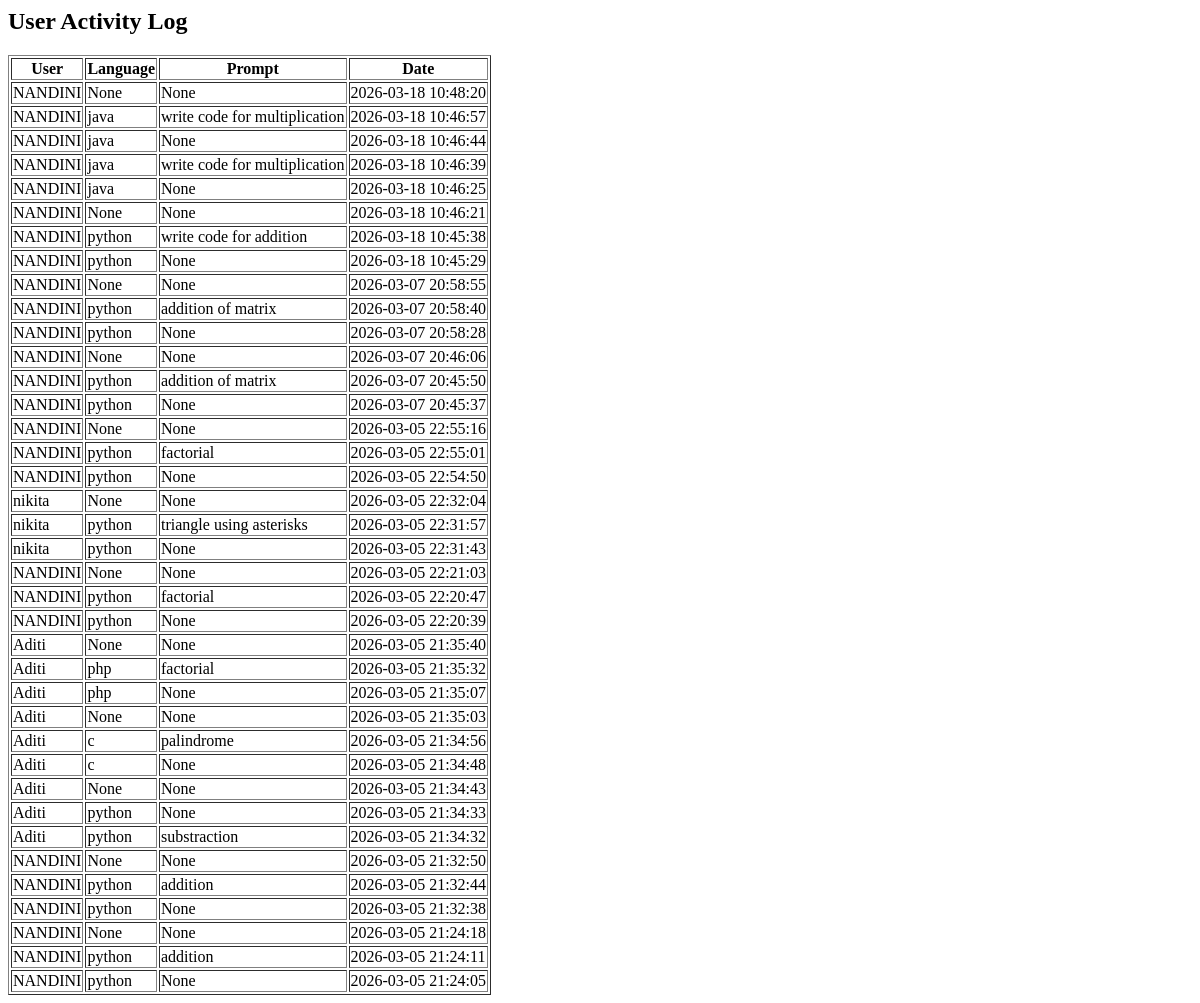
The page /admin/history on the database as committed earlier.
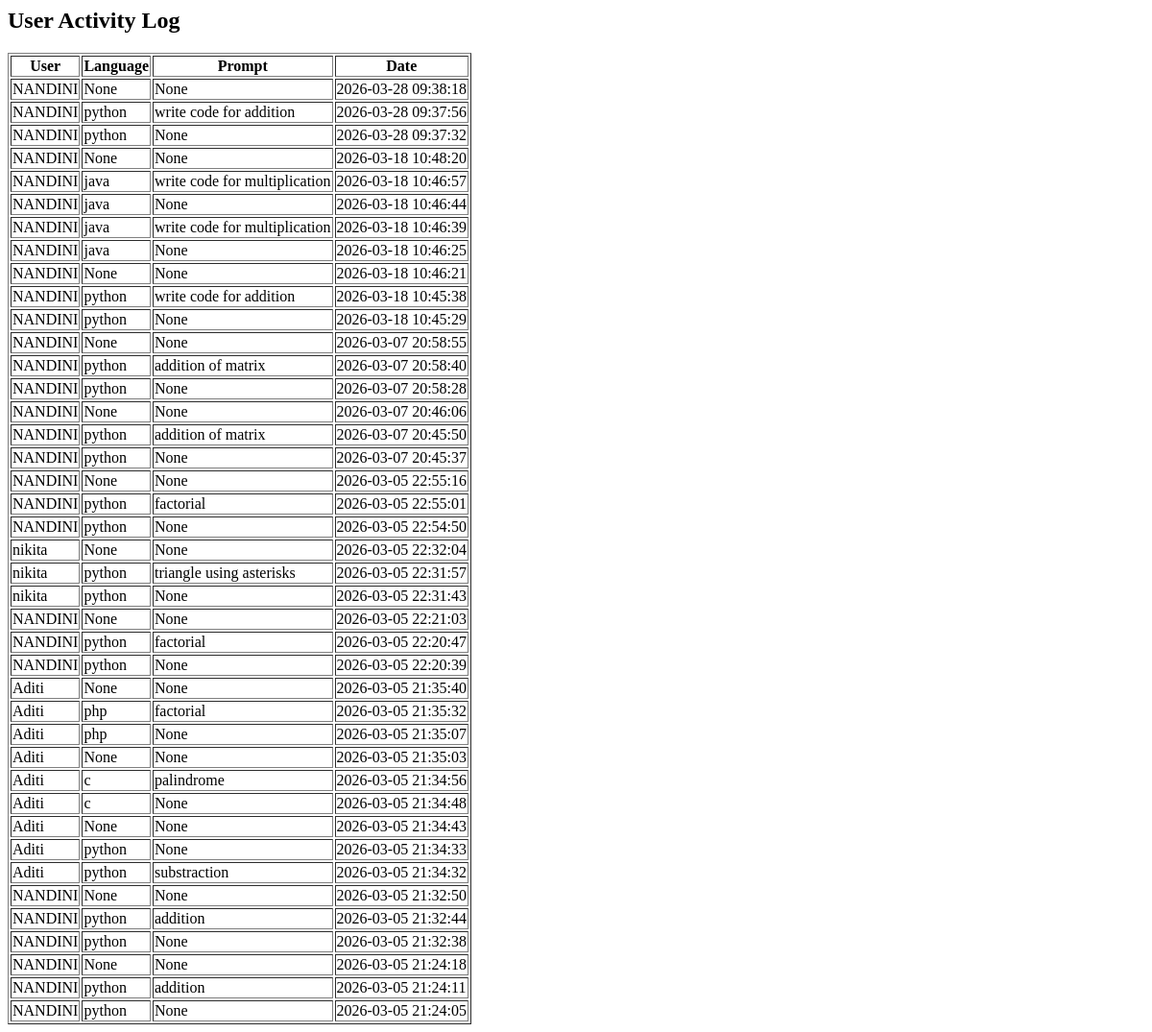
The same page on the database as committed later.
### tables this page shows
CREATE TABLE history (
            id INTEGER PRIMARY KEY AUTOINCREMENT,
            username TEXT,
            language TEXT,
            prompt TEXT,
            code TEXT,
            explanation TEXT,
            example TEXT,
            date TEXT
        );

### CodeGenie AI/app.py (the view)
@app.route("/admin/history")
def admin_history():
    conn = sqlite3.connect("database.db")
    cursor = conn.cursor()
    cursor.execute("SELECT username, language, prompt, date FROM history ORDER BY id DESC")
    records = cursor.fetchall()
    conn.close()
    return render_template("admin_history.html", records=records)

### CodeGenie AI/templates/admin_history.html
<h2>User Activity Log</h2>
<table border="1">
<tr>
<th>User</th>
<th>Language</th>
<th>Prompt</th>
<th>Date</th>
</tr>
{% for r in records %}
<tr>
<td>{{r[0]}}</td>
<td>{{r[1]}}</td>
<td>{{r[2]}}</td>
<td>{{r[3]}}</td>
</tr>
{% endfor %}
</table>

Rows that differ between the two databases and show on the page:
added history: username "NANDINI", r "None", date "2026-03-28 09:38:18"
added history: username "NANDINI", language "python", prompt "write code for addition", date "2026-03-28 09:37:56"
added history: username "NANDINI", language "python", r "None", date "2026-03-28 09:37:32"
